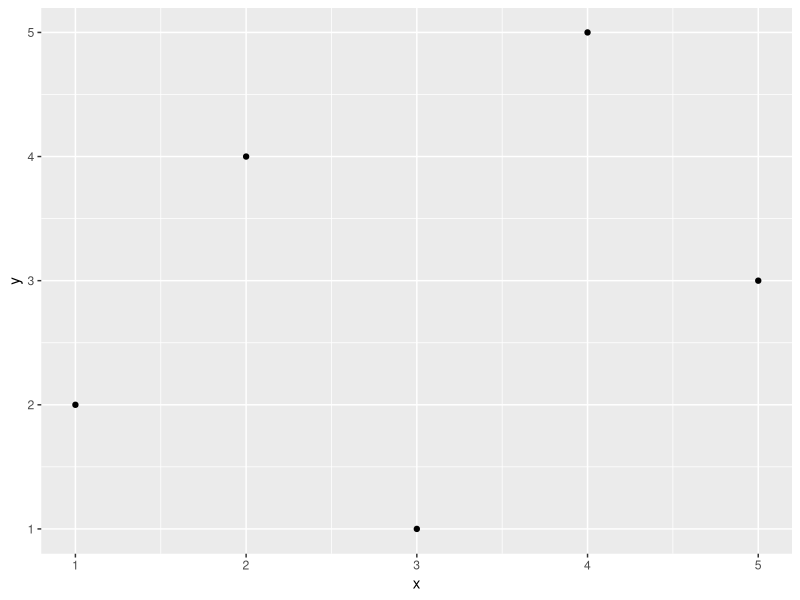
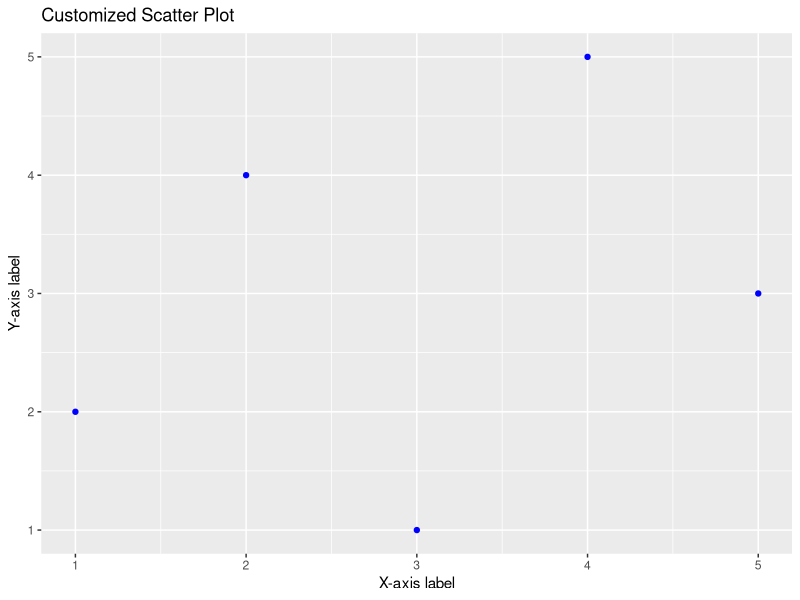

Source code (R) for these figures, in order:
## ---- chunk 1
knitr::opts_chunk$set(echo = TRUE)
## ---- chunk 2
#install.packages("ggplot2")
## ---- chunk 3
#install.packages(c("tidyr","dplyr"))
## ---- chunk 4
library(ggplot2)
## ---- chunk 5
# Sample dataset
data <- data.frame(x = c(1, 2, 3, 4, 5),
                   y = c(2, 4, 1, 5, 3))
## ---- chunk 6
ggplot(data = data) +
  geom_point(mapping = aes(x = x, y = y))
## ---- chunk 7
ggplot(data = data) +
  geom_point(mapping = aes(x = x, y = y), color = "blue") +
  labs(title = "Customized Scatter Plot", x = "X-axis label", y = "Y-axis label")
